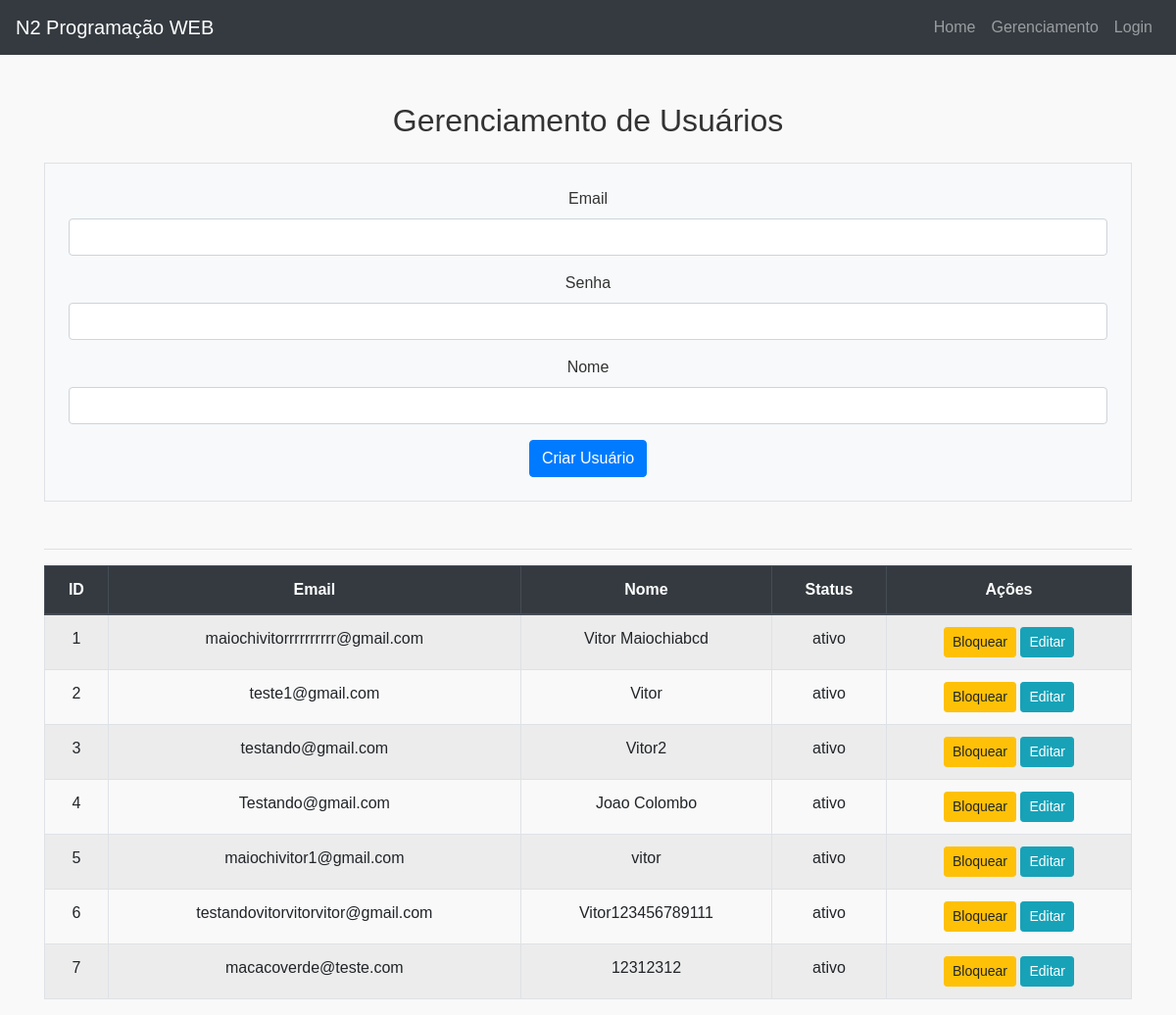
Before: /manage_users with the older database file.
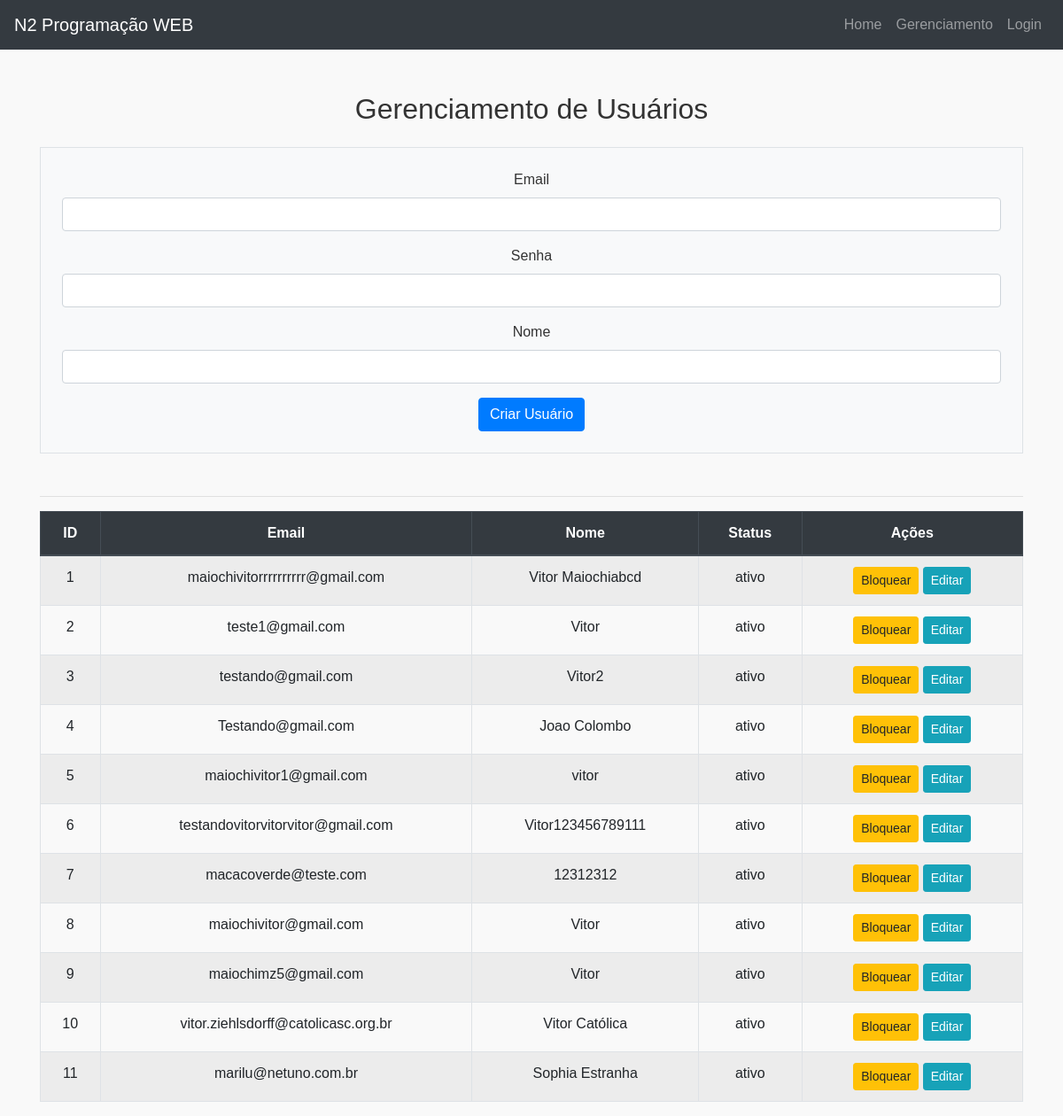
After: the same page with the newer database file.
### app.py (models this page shows, shortened)
class User(db.Model):
    id = db.Column(db.Integer, primary_key=True)
    login = db.Column(db.String(100), unique=True, nullable=False)
    password = db.Column(db.String(200), nullable=False)
    real_name = db.Column(db.String(100), nullable=False)
    created_at = db.Column(db.DateTime, default=datetime.utcnow)
    status = db.Column(db.String(20), default="ativo")
    updated_at = db.Column(db.DateTime, onupdate=datetime.utcnow)

### app.py (the view, shortened to what this page needs)
@app.route('/manage_users', methods=['GET', 'POST'])
def manage_users():
    form = UserForm()
    users = User.query.all()
    return render_template('manage_users.html', form=form, users=users)

### app.py
class UserForm(FlaskForm):
    login = StringField('Email', validators=[DataRequired(), Email()])
    password = PasswordField('Senha', validators=[DataRequired()])
    real_name = StringField('Nome', validators=[DataRequired()])
    submit = SubmitField('Criar Usuário')

### templates/manage_users.html (shortened to what this page needs)
{% extends "base.html" %}
{% block content %}
<h2 class="text-center mb-4">Gerenciamento de Usuários</h2>
<form method="POST" class="border p-4 mb-5 bg-light">
    <div class="form-group">
        {{ form.login.label }} {{ form.login(class="form-control") }}
    </div>
    <div class="form-group">
        {{ form.password.label }} {{ form.password(class="form-control") }}
    </div>
    <div class="form-group">
        {{ form.real_name.label }} {{ form.real_name(class="form-control") }}
    </div>
    <div class="text-center">
        {{ form.submit(class="btn btn-primary") }}
    </div>
</form>
<hr>
<table class="table table-bordered table-striped">
    <thead class="thead-dark">
        <tr>
            <th>ID</th>
            <th>Email</th>
            <th>Nome</th>
            <th>Status</th>
            <th>Ações</th>
        </tr>
    </thead>
    <tbody>
        {% for user in users %}
        <tr>
            <td>{{ user.id }}</td>
            <td>{{ user.login }}</td>
            <td>{{ user.real_name }}</td>
            <td>{{ user.status }}</td>
            <td>
                {% if user.status == "ativo" %}
                    <a class="btn btn-warning btn-sm" href="{{ url_for('block_user', id=user.id) }}">Bloquear</a>
                    <a class="btn btn-info btn-sm" href="{{ url_for('edit_user', id=user.id) }}">Editar</a>
                {% else %}
                    <a class="btn btn-success btn-sm" href="{{ url_for('unblock_user', id=user.id) }}">Desbloquear</a>
                    <a class="btn btn-info btn-sm" href="{{ url_for('edit_user', id=user.id) }}">Editar</a>
                {% endif %}
            </td>
        </tr>
        {% endfor %}
    </tbody>
</table>
{% endblock %}

### templates/base.html (shortened to what this page needs)
<!DOCTYPE html>
<html lang="en">
<head>
    <link href="https://maxcdn.bootstrapcdn.com/bootstrap/4.5.2/css/bootstrap.min.css" rel="stylesheet">
    <link href="{{ url_for('static', filename='styles.css') }}" rel="stylesheet">
</head>
<body>
    <nav class="navbar navbar-expand-lg navbar-dark bg-dark">
        <a class="navbar-brand" href="{{ url_for('home') }}">N2 Programação WEB</a>
        <div class="collapse navbar-collapse">
            <ul class="navbar-nav ml-auto">
                <li class="nav-item"><a class="nav-link" href="{{ url_for('home') }}">Home</a></li>
                <li class="nav-item"><a class="nav-link" href="{{ url_for('manage_users') }}">Gerenciamento</a></li>
                <li class="nav-item"><a class="nav-link" href="{{ url_for('login') }}">Login</a></li>
            </ul>
        </div>
    </nav>
    <div class="container mt-5 text-center">
        {% if request.endpoint == 'home' %}
            <h1 class="welcome-message">Bem-vindo ao Meu App!</h1>
        {% else %}
            {% block content %}{% endblock %}
        {% endif %}
    </div>
</body>
</html>

### static/styles.css (style rules this page uses)
body { background-color: #f9f9f9; font-family: 'Arial', sans-serif; color: #333; }

Changed rows visible on the page:
added User: id "8", login "maiochivitor@gmail.com", real_name "Vitor", status "ativo"
added User: id "9", login "maiochimz5@gmail.com", real_name "Vitor", status "ativo"
added User: id "10", login "vitor.ziehlsdorff@catolicasc.org.br", real_name "Vitor Católica", status "ativo"
added User: id "11", login "marilu@netuno.com.br", real_name "Sophia Estranha", status "ativo"
